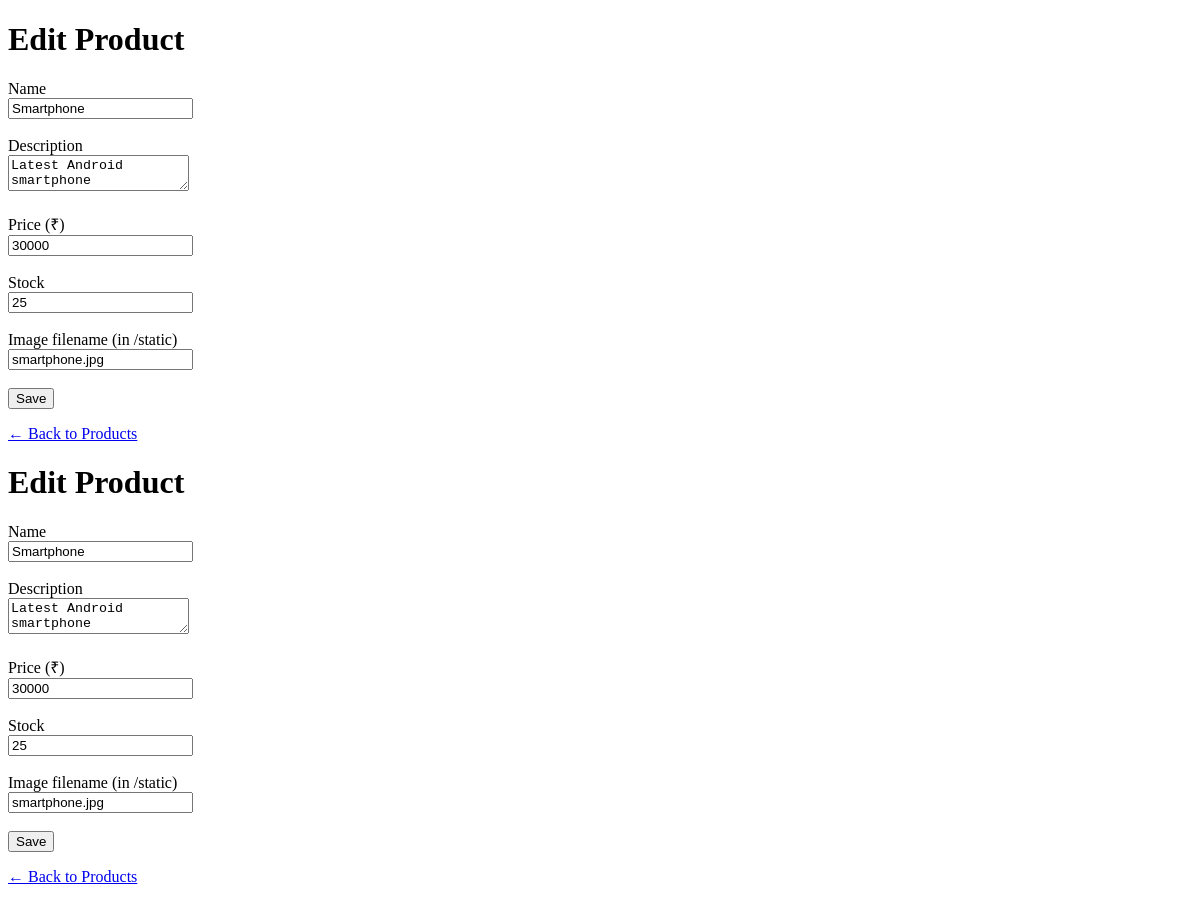
The page /admin/products/3/edit (signed in) on the database as committed earlier.
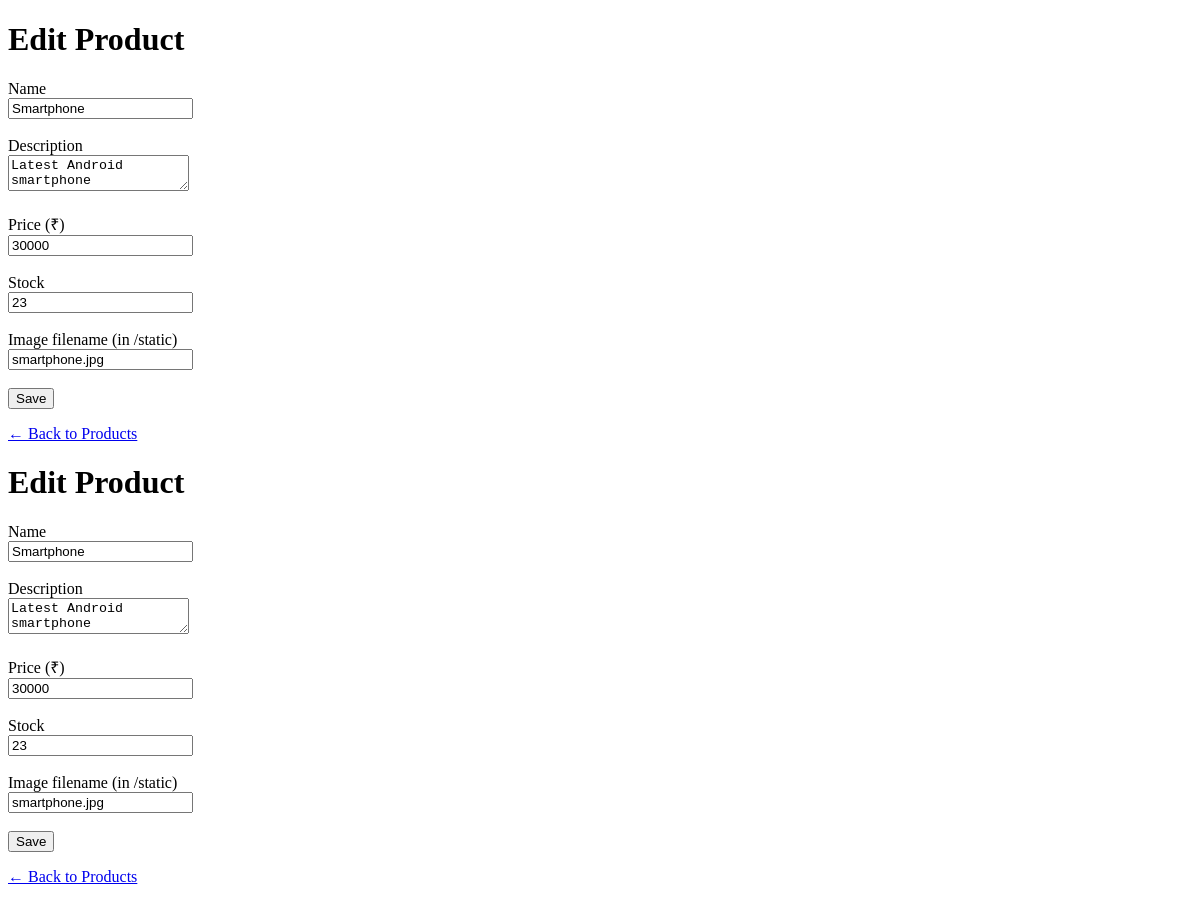
The same page on the database as committed later.
### app.py (models this page shows)
class Product(db.Model):
    id = db.Column(db.Integer, primary_key=True)
    name = db.Column(db.String(150), nullable=False)
    description = db.Column(db.Text, nullable=False)
    price = db.Column(db.Integer, nullable=False)
    stock = db.Column(db.Integer, default=0)
    image = db.Column(db.String(200), default="placeholder.jpg")

### app.py (the view, shortened to what this page needs)
@app.route("/admin/products/<int:pid>/edit", methods=["GET", "POST"])
@admin_required
def admin_edit_product(pid):
    p = Product.query.get_or_404(pid)
    return render_template("product_form.html", product=p)

### app.py (called while the page is built)
@login_manager.user_loader
def load_user(user_id):
    return User.query.get(int(user_id))

def admin_required(func):
    from functools import wraps
    @wraps(func)
    def wrapper(*args, **kwargs):
        if not current_user.is_authenticated:
            return redirect(url_for("login"))
        if current_user.role != "admin":
            flash("Admin access required.", "warning")
            return redirect(url_for("home"))
        return func(*args, **kwargs)
    return wrapper

### templates/product_form.html
<!DOCTYPE html>
<html>
<head><title>{{ 'Edit' if product else 'Add' }} Product</title></head>
<body>
  <h1>{{ 'Edit' if product else 'Add' }} Product</h1>
  <form method="post">
    <label>Name</label><br>
    <input name="name" value="{{ product.name if product else '' }}" required><br><br>
    <label>Description</label><br>
    <textarea name="description" required>{{ product.description if product else '' }}</textarea><br><br>
    <label>Price (₹)</label><br>
    <input type="number" name="price" value="{{ product.price if product else '' }}" required><br><br>
    <label>Stock</label><br>
    <input type="number" name="stock" value="{{ product.stock if product else 0 }}" required><br><br>
    <label>Image filename (in /static)</label><br>
    <input name="image" value="{{ product.image if product else '' }}"><br><br>
    <button type="submit">Save</button>
  </form>
  <p><a href="{{ url_for('admin_products') }}">← Back to Products</a></p>
</body>
</html>
<!DOCTYPE html>
<html>
<head><title>{{ 'Edit' if product else 'Add' }} Product</title></head>
<body>
  <h1>{{ 'Edit' if product else 'Add' }} Product</h1>
  <form method="post">
    <label>Name</label><br>
    <input name="name" value="{{ product.name if product else '' }}" required><br><br>
    <label>Description</label><br>
    <textarea name="description" required>{{ product.description if product else '' }}</textarea><br><br>
    <label>Price (₹)</label><br>
    <input type="number" name="price" value="{{ product.price if product else '' }}" required><br><br>
    <label>Stock</label><br>
    <input type="number" name="stock" value="{{ product.stock if product else 0 }}" required><br><br>
    <label>Image filename (in /static)</label><br>
    <input name="image" value="{{ product.image if product else '' }}"><br><br>
    <button type="submit">Save</button>
  </form>
  <p><a href="{{ url_for('admin_products') }}">← Back to Products</a></p>
</body>
</html>

Rows that differ between the two databases and show on the page:
changed Product "Smartphone": stock "25" → "23"
